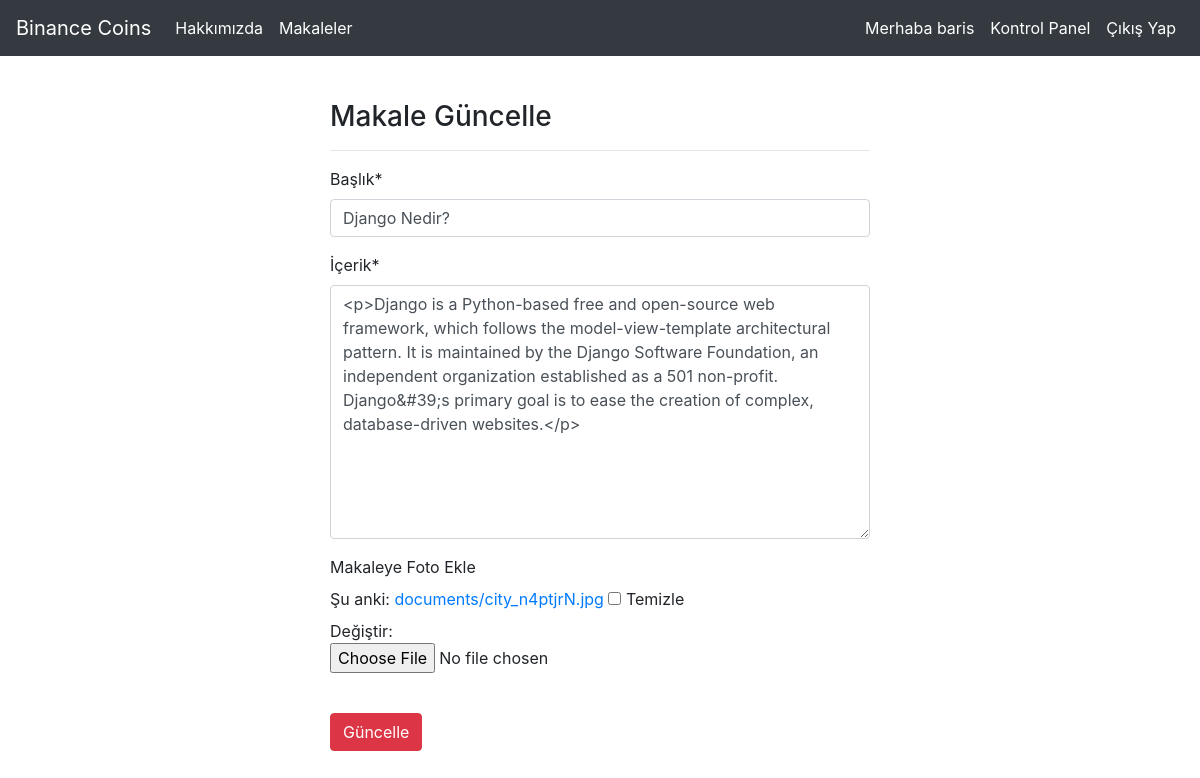
The app's page /articles/update/16 (signed in) with its own data.
### article/models.py (models this page shows, shortened)
class Article(models.Model):
    author = models.ForeignKey("auth.User",on_delete = models.CASCADE, verbose_name = "Kullanıcı")
    title = models.CharField(max_length = 50, verbose_name = "Başlık")
    content = RichTextField(verbose_name = "İçerik")
    created_date = models.DateTimeField(auto_now_add=True, verbose_name="Oluşturulma Tarihi")
    image = models.FileField(blank = True, null = True, verbose_name="Makaleye Foto Ekle", upload_to='documents/')
    class Meta:
        ordering = ['-created_date'] #- ile son girilen makalenin ilk gösterilmesi sağlanıyor

### article/views.py (the view)
# urls.py: path('update/<int:id>', views.update,name="update"),
@login_required(login_url = "user:login")
def update(request, id):
    article = get_object_or_404(Article, id = id)
    form = ArticleForm(request.POST or None, request.FILES or None, instance = article)
    if form.is_valid():
        article = form.save(commit = False)
        article.author = request.user
        article.save()
        messages.success(request,"Makale başarıyla güncellendi...")
        return redirect("index")
    context = {
        "form":form
    }
    return render(request, "update.html", context)

### article/forms.py
class ArticleForm(forms.ModelForm):
    class Meta:
        model = Article
        fields = ["title","content","image"]

### templates/update.html (shortened to what this page needs)
{% extends "layout.html" %}
{% block  body%}
{% load crispy_forms_tags %}
<div class="row">
    <div class="col-md-6 offset-md-3">
        <h3>Makale Güncelle</h3>
        <hr>
    <form method="post" enctype="multipart/form-data">
        {{form|crispy}}
        <br>
        <button type="submit" class = "btn btn-danger">Güncelle</button>
    </form>
    </div>
</div>
{% endblock %}

### templates/includes/navbar.html (shortened to what this page needs)
    <nav class="navbar navbar-expand-md navbar-dark fixed-top bg-dark">
            <a class="navbar-brand" href="/">Binance Coins</a>
            <div class="collapse navbar-collapse" id="navbarCollapse">
              <ul class="navbar-nav mr-auto">
                <li class="nav-item active">
                  <a class="nav-link" href="{% url 'about' %}">Hakkımızda </a>
                </li>
                <li class="nav-item active">
                  <a class="nav-link" href="{% url 'article:articles' %}">Makaleler </a>
                </li>
              </ul>
              <ul class="navbar-nav ml-auto">
                {% if request.user.is_authenticated %}
                  <li class="nav-item active">
                    <a class="nav-link">Merhaba {{ request.user}} </a>
                  </li>
                  <li class="nav-item active">
                    <a class="nav-link" href="/articles/dashboard">Kontrol Panel </a>
                  </li>
                  <li class="nav-item active">
                    <a class="nav-link" href="/user/logout">Çıkış Yap </a>
                  </li>
                {% endif %}
              </ul>
            </div>
          </nav>

### records on screen
Article: title "Django Nedir?", content "<p>Django is a Python-based free and open-source web framework, which follows the model-view-template architectural pattern. It is maintained by the Django Software Foundation, an independent organization established as a 501 non-profit. Django&#39;s primary goal is to ease the creation of complex, database-driven websites.</p>"

### other values on screen
{{ request.user }} "baris"
